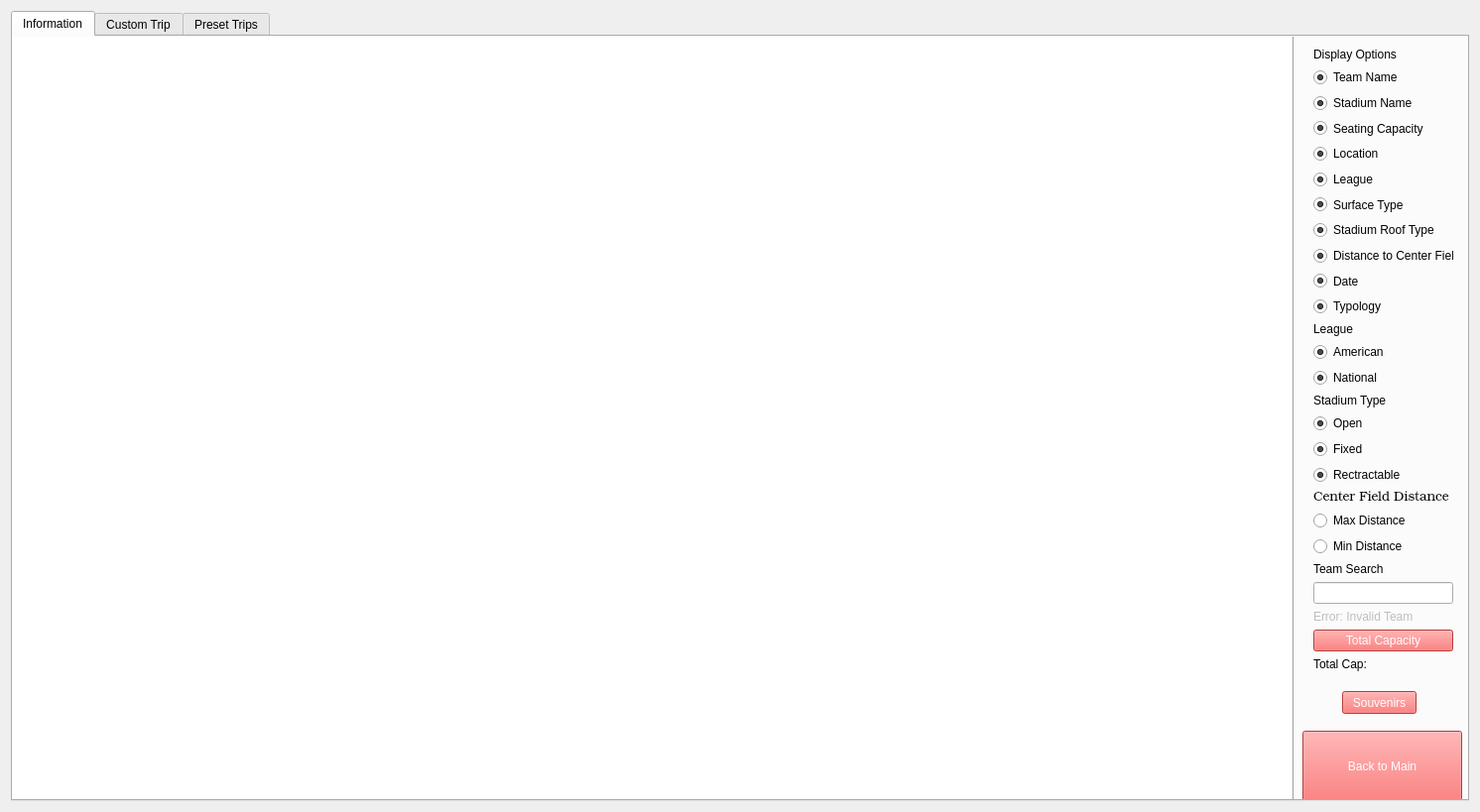
<?xml version="1.0" encoding="UTF-8"?>
<ui version="4.0">
 <class>MainWindow</class>
 <widget class="QMainWindow" name="MainWindow">
  <property name="geometry">
   <rect>
    <x>0</x>
    <y>0</y>
    <width>1492</width>
    <height>819</height>
   </rect>
  </property>
  <property name="windowTitle">
   <string>MainWindow</string>
  </property>
  <widget class="QWidget" name="centralWidget">
   <layout class="QGridLayout" name="gridLayout">
    <item row="0" column="0">
     <widget class="QTabWidget" name="tabWidget">
      <property name="styleSheet">
       <string notr="true">font: 25 8pt &quot;Bookman Old Style&quot;;</string>
      </property>
      <property name="currentIndex">
       <number>0</number>
      </property>
      <property name="documentMode">
       <bool>false</bool>
      </property>
      <property name="tabsClosable">
       <bool>false</bool>
      </property>
      <property name="movable">
       <bool>false</bool>
      </property>
      <property name="tabBarAutoHide">
       <bool>false</bool>
      </property>
      <widget class="QWidget" name="informationTab">
       <attribute name="title">
        <string>Information</string>
       </attribute>
       <widget class="QTableView" name="mainTableView">
        <property name="geometry">
         <rect>
          <x>0</x>
          <y>0</y>
          <width>1291</width>
          <height>771</height>
         </rect>
        </property>
        <property name="sizePolicy">
         <sizepolicy hsizetype="Expanding" vsizetype="Expanding">
          <horstretch>0</horstretch>
          <verstretch>0</verstretch>
         </sizepolicy>
        </property>
        <property name="autoFillBackground">
         <bool>true</bool>
        </property>
        <property name="frameShape">
         <enum>QFrame::Panel</enum>
        </property>
        <property name="frameShadow">
         <enum>QFrame::Raised</enum>
        </property>
        <property name="editTriggers">
         <set>QAbstractItemView::NoEditTriggers</set>
        </property>
        <property name="alternatingRowColors">
         <bool>true</bool>
        </property>
        <property name="sortingEnabled">
         <bool>true</bool>
        </property>
        <property name="cornerButtonEnabled">
         <bool>false</bool>
        </property>
        <attribute name="horizontalHeaderMinimumSectionSize">
         <number>125</number>
        </attribute>
        <attribute name="horizontalHeaderStretchLastSection">
         <bool>true</bool>
        </attribute>
        <attribute name="verticalHeaderMinimumSectionSize">
         <number>30</number>
        </attribute>
        <attribute name="verticalHeaderStretchLastSection">
         <bool>true</bool>
        </attribute>
       </widget>
       <widget class="QPushButton" name="pushButton_back">
        <property name="geometry">
         <rect>
          <x>1300</x>
          <y>700</y>
          <width>161</width>
          <height>71</height>
         </rect>
        </property>
        <property name="styleSheet">
         <string notr="true">color: rgb(255, 255, 255);
border-color: rgb(255, 255, 255);
background-color: rgb(250, 83, 83);</string>
        </property>
        <property name="text">
         <string>Back to Main</string>
        </property>
       </widget>
       <widget class="QWidget" name="layoutWidget">
        <property name="geometry">
         <rect>
          <x>1300</x>
          <y>0</y>
          <width>163</width>
          <height>651</height>
         </rect>
        </property>
        <layout class="QVBoxLayout" name="verticalLayout_7">
         <item>
          <layout class="QVBoxLayout" name="verticalLayout_4">
           <item>
            <widget class="QLabel" name="displayOptions">
             <property name="styleSheet">
              <string notr="true">font: 25 10pt &quot;Bookman Old Style&quot;;</string>
             </property>
             <property name="text">
              <string>Display Options</string>
             </property>
            </widget>
           </item>
           <item>
            <widget class="QRadioButton" name="rbTN">
             <property name="styleSheet">
              <string notr="true">font: 25 8pt &quot;Bookman Old Style&quot;;</string>
             </property>
             <property name="text">
              <string>Team Name</string>
             </property>
             <property name="checked">
              <bool>true</bool>
             </property>
             <property name="autoExclusive">
              <bool>false</bool>
             </property>
            </widget>
           </item>
           <item>
            <widget class="QRadioButton" name="rbSN">
             <property name="styleSheet">
              <string notr="true">font: 25 8pt &quot;Bookman Old Style&quot;;</string>
             </property>
             <property name="text">
              <string>Stadium Name</string>
             </property>
             <property name="checked">
              <bool>true</bool>
             </property>
             <property name="autoExclusive">
              <bool>false</bool>
             </property>
            </widget>
           </item>
           <item>
            <widget class="QRadioButton" name="rbSC">
             <property name="styleSheet">
              <string notr="true">font: 25 8pt &quot;Bookman Old Style&quot;;</string>
             </property>
             <property name="text">
              <string>Seating Capacity</string>
             </property>
             <property name="checked">
              <bool>true</bool>
             </property>
             <property name="autoExclusive">
              <bool>false</bool>
             </property>
            </widget>
           </item>
           <item>
            <widget class="QRadioButton" name="rbL">
             <property name="styleSheet">
              <string notr="true">font: 25 8pt &quot;Bookman Old Style&quot;;</string>
             </property>
             <property name="text">
              <string>Location</string>
             </property>
             <property name="checked">
              <bool>true</bool>
             </property>
             <property name="autoExclusive">
              <bool>false</bool>
             </property>
            </widget>
           </item>
           <item>
            <widget class="QRadioButton" name="rbC">
             <property name="styleSheet">
              <string notr="true">font: 25 8pt &quot;Bookman Old Style&quot;;</string>
             </property>
             <property name="text">
              <string>League</string>
             </property>
             <property name="checked">
              <bool>true</bool>
             </property>
             <property name="autoExclusive">
              <bool>false</bool>
             </property>
            </widget>
           </item>
           <item>
            <widget class="QRadioButton" name="rbST">
             <property name="styleSheet">
              <string notr="true">font: 25 8pt &quot;Bookman Old Style&quot;;</string>
             </property>
             <property name="text">
              <string>Surface Type</string>
             </property>
             <property name="checked">
              <bool>true</bool>
             </property>
             <property name="autoExclusive">
              <bool>false</bool>
             </property>
            </widget>
           </item>
           <item>
            <widget class="QRadioButton" name="rbSRT">
             <property name="styleSheet">
              <string notr="true">font: 25 8pt &quot;Bookman Old Style&quot;;</string>
             </property>
             <property name="text">
              <string>Stadium Roof Type</string>
             </property>
             <property name="checked">
              <bool>true</bool>
             </property>
             <property name="autoExclusive">
              <bool>false</bool>
             </property>
            </widget>
           </item>
           <item>
            <widget class="QRadioButton" name="rbSP">
             <property name="styleSheet">
              <string notr="true">font: 25 8pt &quot;Bookman Old Style&quot;;</string>
             </property>
             <property name="text">
              <string>Distance to Center Field</string>
             </property>
             <property name="checked">
              <bool>true</bool>
             </property>
             <property name="autoExclusive">
              <bool>false</bool>
             </property>
            </widget>
           </item>
           <item>
            <widget class="QRadioButton" name="rbDE">
             <property name="styleSheet">
              <string notr="true">font: 25 8pt &quot;Bookman Old Style&quot;;</string>
             </property>
             <property name="text">
              <string>Date</string>
             </property>
             <property name="checked">
              <bool>true</bool>
             </property>
             <property name="autoExclusive">
              <bool>false</bool>
             </property>
            </widget>
           </item>
           <item>
            <widget class="QRadioButton" name="rbTP">
             <property name="styleSheet">
              <string notr="true">font: 25 8pt &quot;Bookman Old Style&quot;;</string>
             </property>
             <property name="text">
              <string>Typology</string>
             </property>
             <property name="checked">
              <bool>true</bool>
             </property>
             <property name="autoExclusive">
              <bool>false</bool>
             </property>
            </widget>
           </item>
          </layout>
         </item>
         <item>
          <layout class="QVBoxLayout" name="verticalLayout_3">
           <item>
            <widget class="QLabel" name="conferences">
             <property name="styleSheet">
              <string notr="true">font: 63 10pt &quot;Bookman Old Style&quot;;</string>
             </property>
             <property name="text">
              <string>League</string>
             </property>
            </widget>
           </item>
           <item>
            <widget class="QRadioButton" name="rbAC">
             <property name="styleSheet">
              <string notr="true">font: 25 8pt &quot;Bookman Old Style&quot;;</string>
             </property>
             <property name="text">
              <string>American</string>
             </property>
             <property name="checked">
              <bool>true</bool>
             </property>
             <property name="autoExclusive">
              <bool>false</bool>
             </property>
            </widget>
           </item>
           <item>
            <widget class="QRadioButton" name="rbNC">
             <property name="styleSheet">
              <string notr="true">font: 25 8pt &quot;Bookman Old Style&quot;;</string>
             </property>
             <property name="text">
              <string>National</string>
             </property>
             <property name="checked">
              <bool>true</bool>
             </property>
             <property name="autoExclusive">
              <bool>false</bool>
             </property>
            </widget>
           </item>
          </layout>
         </item>
         <item>
          <layout class="QVBoxLayout" name="verticalLayout_2">
           <item>
            <widget class="QLabel" name="stadiumType">
             <property name="styleSheet">
              <string notr="true">font: 63 10pt &quot;Bookman Old Style&quot;;</string>
             </property>
             <property name="text">
              <string>Stadium Type</string>
             </property>
            </widget>
           </item>
           <item>
            <widget class="QRadioButton" name="rbO">
             <property name="styleSheet">
              <string notr="true">font: 25 8pt &quot;Bookman Old Style&quot;;</string>
             </property>
             <property name="text">
              <string>Open</string>
             </property>
             <property name="checked">
              <bool>true</bool>
             </property>
             <property name="autoExclusive">
              <bool>false</bool>
             </property>
            </widget>
           </item>
           <item>
            <widget class="QRadioButton" name="rbF">
             <property name="styleSheet">
              <string notr="true">font: 25 8pt &quot;Bookman Old Style&quot;;</string>
             </property>
             <property name="text">
              <string>Fixed</string>
             </property>
             <property name="checked">
              <bool>true</bool>
             </property>
             <property name="autoExclusive">
              <bool>false</bool>
             </property>
            </widget>
           </item>
           <item>
            <widget class="QRadioButton" name="rbR">
             <property name="styleSheet">
              <string notr="true">font: 25 8pt &quot;Bookman Old Style&quot;;</string>
             </property>
             <property name="text">
              <string>Rectractable</string>
             </property>
             <property name="checked">
              <bool>true</bool>
             </property>
             <property name="autoExclusive">
              <bool>false</bool>
             </property>
            </widget>
           </item>
          </layout>
         </item>
         <item>
          <layout class="QVBoxLayout" name="verticalLayout_6">
           <item>
            <layout class="QVBoxLayout" name="verticalLayout_8">
             <item>
              <widget class="QLabel" name="label_4">
               <property name="font">
                <font>
                 <family>Bookman Old Style</family>
                 <pointsize>10</pointsize>
                 <weight>3</weight>
                 <italic>false</italic>
                 <bold>false</bold>
                </font>
               </property>
               <property name="styleSheet">
                <string notr="true">font: 25 10pt &quot;Bookman Old Style&quot;;</string>
               </property>
               <property name="text">
                <string>Center Field Distance</string>
               </property>
              </widget>
             </item>
             <item>
              <widget class="QRadioButton" name="rbMax">
               <property name="text">
                <string>Max Distance</string>
               </property>
               <property name="checkable">
                <bool>true</bool>
               </property>
               <property name="checked">
                <bool>false</bool>
               </property>
              </widget>
             </item>
             <item>
              <widget class="QRadioButton" name="rbMin">
               <property name="text">
                <string>Min Distance</string>
               </property>
               <property name="checkable">
                <bool>true</bool>
               </property>
               <property name="checked">
                <bool>false</bool>
               </property>
              </widget>
             </item>
            </layout>
           </item>
           <item>
            <widget class="QLabel" name="teamSearch">
             <property name="styleSheet">
              <string notr="true">font: 63 10pt &quot;Bookman Old Style&quot;;</string>
             </property>
             <property name="text">
              <string>Team Search</string>
             </property>
            </widget>
           </item>
           <item>
            <widget class="QLineEdit" name="editTeamSearch"/>
           </item>
           <item>
            <widget class="QLabel" name="teamSearchError">
             <property name="enabled">
              <bool>false</bool>
             </property>
             <property name="styleSheet">
              <string notr="true">font: 25 8pt &quot;Bookman Old Style&quot;;</string>
             </property>
             <property name="text">
              <string>Error: Invalid Team</string>
             </property>
            </widget>
           </item>
          </layout>
         </item>
         <item>
          <layout class="QVBoxLayout" name="verticalLayout_5">
           <item>
            <widget class="QPushButton" name="totalCapacityButton">
             <property name="styleSheet">
              <string notr="true">color: rgb(255, 255, 255);
border-color: rgb(255, 255, 255);
background-color: rgb(250, 83, 83);</string>
             </property>
             <property name="text">
              <string>Total Capacity</string>
             </property>
            </widget>
           </item>
           <item>
            <widget class="QLabel" name="totalCapacityLabel">
             <property name="styleSheet">
              <string notr="true">font: 25 8pt &quot;Bookman Old Style&quot;;</string>
             </property>
             <property name="lineWidth">
              <number>5</number>
             </property>
             <property name="text">
              <string>Total Cap:</string>
             </property>
            </widget>
           </item>
          </layout>
         </item>
        </layout>
       </widget>
       <widget class="QPushButton" name="pushButton_viewitems_2">
        <property name="geometry">
         <rect>
          <x>1340</x>
          <y>660</y>
          <width>75</width>
          <height>23</height>
         </rect>
        </property>
        <property name="styleSheet">
         <string notr="true">color: rgb(255, 255, 255);
border-color: rgb(255, 255, 255);
background-color: rgb(250, 83, 83);</string>
        </property>
        <property name="text">
         <string>Souvenirs</string>
        </property>
       </widget>
      </widget>
      <widget class="QWidget" name="customTripsTab">
       <attribute name="title">
        <string>Custom Trip</string>
       </attribute>
       <widget class="QPushButton" name="customTripStartButton">
        <property name="geometry">
         <rect>
          <x>410</x>
          <y>70</y>
          <width>121</width>
          <height>41</height>
         </rect>
        </property>
        <property name="styleSheet">
         <string notr="true">color: rgb(255, 255, 255);
border-color: rgb(255, 255, 255);
background-color: rgb(250, 83, 83);</string>
        </property>
        <property name="text">
         <string>Start Custom Trip</string>
        </property>
       </widget>
       <widget class="QWidget" name="verticalLayoutWidget">
        <property name="geometry">
         <rect>
          <x>220</x>
          <y>50</y>
          <width>225</width>
          <height>641</height>
         </rect>
        </property>
        <layout class="QVBoxLayout" name="verticalLayout">
         <property name="spacing">
          <number>1</number>
         </property>
         <property name="sizeConstraint">
          <enum>QLayout::SetDefaultConstraint</enum>
         </property>
         <item>
          <widget class="QRadioButton" name="attPark">
           <property name="enabled">
            <bool>true</bool>
           </property>
           <property name="text">
            <string>AT&amp;T Park</string>
           </property>
           <property name="checked">
            <bool>false</bool>
           </property>
           <property name="autoExclusive">
            <bool>false</bool>
           </property>
          </widget>
         </item>
         <item>
          <widget class="QRadioButton" name="angelStadium">
           <property name="enabled">
            <bool>true</bool>
           </property>
           <property name="text">
            <string>Angel Stadium</string>
           </property>
           <property name="checked">
            <bool>false</bool>
           </property>
           <property name="autoExclusive">
            <bool>false</bool>
           </property>
          </widget>
         </item>
         <item>
          <widget class="QRadioButton" name="buschStadium">
           <property name="enabled">
            <bool>true</bool>
           </property>
           <property name="text">
            <string>Busch Stadium</string>
           </property>
           <property name="checked">
            <bool>false</bool>
           </property>
           <property name="autoExclusive">
            <bool>false</bool>
           </property>
          </widget>
         </item>
         <item>
          <widget class="QRadioButton" name="chaseField">
           <property name="enabled">
            <bool>true</bool>
           </property>
           <property name="text">
            <string>Chase Field</string>
           </property>
           <property name="checked">
            <bool>false</bool>
           </property>
           <property name="autoExclusive">
            <bool>false</bool>
           </property>
          </widget>
         </item>
         <item>
          <widget class="QRadioButton" name="citiField">
           <property name="enabled">
            <bool>true</bool>
           </property>
           <property name="text">
            <string>Citi Field</string>
           </property>
           <property name="checked">
            <bool>false</bool>
           </property>
           <property name="autoExclusive">
            <bool>false</bool>
           </property>
          </widget>
         </item>
         <item>
          <widget class="QRadioButton" name="citizensBankPark">
           <property name="enabled">
            <bool>true</bool>
           </property>
           <property name="text">
            <string>Citizens Bank Park</string>
           </property>
           <property name="checked">
            <bool>false</bool>
           </property>
           <property name="autoExclusive">
            <bool>false</bool>
           </property>
          </widget>
         </item>
         <item>
          <widget class="QRadioButton" name="comericaPark">
           <property name="enabled">
            <bool>true</bool>
           </property>
           <property name="text">
            <string>Comerica Park</string>
           </property>
           <property name="checked">
            <bool>false</bool>
           </property>
           <property name="autoExclusive">
            <bool>false</bool>
           </property>
          </widget>
         </item>
         <item>
          <widget class="QRadioButton" name="coorsField">
           <property name="enabled">
            <bool>true</bool>
           </property>
           <property name="text">
            <string>Coors Field</string>
           </property>
           <property name="checked">
            <bool>false</bool>
           </property>
           <property name="autoExclusive">
            <bool>false</bool>
           </property>
          </widget>
         </item>
         <item>
          <widget class="QRadioButton" name="dodgerStadium">
           <property name="enabled">
            <bool>true</bool>
           </property>
           <property name="text">
            <string>Dodger Stadium</string>
           </property>
           <property name="checked">
            <bool>false</bool>
           </property>
           <property name="autoExclusive">
            <bool>false</bool>
           </property>
          </widget>
         </item>
         <item>
          <widget class="QRadioButton" name="fenwayPark">
           <property name="enabled">
            <bool>true</bool>
           </property>
           <property name="text">
            <string>Fenway Park</string>
           </property>
           <property name="checked">
            <bool>false</bool>
           </property>
           <property name="autoExclusive">
            <bool>false</bool>
           </property>
          </widget>
         </item>
         <item>
          <widget class="QRadioButton" name="glodeLifePark">
           <property name="enabled">
            <bool>true</bool>
           </property>
           <property name="text">
            <string>Globe Life Park in Arlington</string>
           </property>
           <property name="checked">
            <bool>false</bool>
           </property>
           <property name="autoExclusive">
            <bool>false</bool>
           </property>
          </widget>
         </item>
         <item>
          <widget class="QRadioButton" name="greatAmericaBallPark">
           <property name="enabled">
            <bool>true</bool>
           </property>
           <property name="text">
            <string>Great America Ball Park</string>
           </property>
           <property name="checked">
            <bool>false</bool>
           </property>
           <property name="autoExclusive">
            <bool>false</bool>
           </property>
          </widget>
         </item>
         <item>
          <widget class="QRadioButton" name="guranteedRateField">
           <property name="enabled">
            <bool>true</bool>
           </property>
           <property name="text">
            <string>Guranteed Rate Field</string>
           </property>
           <property name="checked">
            <bool>false</bool>
           </property>
           <property name="autoExclusive">
            <bool>false</bool>
           </property>
          </widget>
         </item>
         <item>
          <widget class="QRadioButton" name="kauffmanStadium">
           <property name="enabled">
            <bool>true</bool>
           </property>
           <property name="text">
            <string>Kauffman Stadium</string>
           </property>
           <property name="checked">
            <bool>false</bool>
           </property>
           <property name="autoExclusive">
            <bool>false</bool>
           </property>
          </widget>
         </item>
         <item>
          <widget class="QRadioButton" name="lasVegasStadium">
           <property name="text">
            <string>Las Vegas Stadium</string>
           </property>
          </widget>
         </item>
         <item>
          <widget class="QRadioButton" name="marlinsPark">
           <property name="enabled">
            <bool>true</bool>
           </property>
           <property name="text">
            <string>Marlins Park</string>
           </property>
           <property name="checked">
            <bool>false</bool>
           </property>
           <property name="autoExclusive">
            <bool>false</bool>
           </property>
          </widget>
         </item>
         <item>
          <widget class="QRadioButton" name="millerPark">
           <property name="enabled">
            <bool>true</bool>
           </property>
           <property name="text">
            <string>Miller Park</string>
           </property>
           <property name="checked">
            <bool>false</bool>
           </property>
           <property name="autoExclusive">
            <bool>false</bool>
           </property>
          </widget>
         </item>
         <item>
          <widget class="QRadioButton" name="minuteMaidPark">
           <property name="enabled">
            <bool>true</bool>
           </property>
           <property name="text">
            <string>Minute Maid Park</string>
           </property>
           <property name="checked">
            <bool>false</bool>
           </property>
           <property name="autoExclusive">
            <bool>false</bool>
           </property>
          </widget>
         </item>
         <item>
          <widget class="QRadioButton" name="nationalsPark">
           <property name="enabled">
            <bool>true</bool>
           </property>
           <property name="text">
            <string>Nationals Park</string>
           </property>
           <property name="checked">
            <bool>false</bool>
           </property>
           <property name="autoExclusive">
            <bool>false</bool>
           </property>
          </widget>
         </item>
         <item>
          <widget class="QRadioButton" name="oaklandAlamedaCountyColiseum">
           <property name="enabled">
            <bool>true</bool>
           </property>
           <property name="text">
            <string>Oakland-Alameda County Coliseum </string>
           </property>
           <property name="checked">
            <bool>false</bool>
           </property>
           <property name="autoExclusive">
            <bool>false</bool>
           </property>
          </widget>
         </item>
         <item>
          <widget class="QRadioButton" name="oriolePark">
           <property name="enabled">
            <bool>true</bool>
           </property>
           <property name="text">
            <string>Oriole Park at Camden Yards</string>
           </property>
           <property name="checked">
            <bool>false</bool>
           </property>
           <property name="autoExclusive">
            <bool>false</bool>
           </property>
          </widget>
         </item>
         <item>
          <widget class="QRadioButton" name="pncPark">
           <property name="enabled">
            <bool>true</bool>
           </property>
           <property name="text">
            <string>PNC Park</string>
           </property>
           <property name="checked">
            <bool>false</bool>
           </property>
           <property name="autoExclusive">
            <bool>false</bool>
           </property>
          </widget>
         </item>
         <item>
          <widget class="QRadioButton" name="petcoPark">
           <property name="enabled">
            <bool>true</bool>
           </property>
           <property name="text">
            <string>Petco Park</string>
           </property>
           <property name="checked">
            <bool>false</bool>
           </property>
           <property name="autoExclusive">
            <bool>false</bool>
           </property>
          </widget>
         </item>
         <item>
          <widget class="QRadioButton" name="progressiveField">
           <property name="enabled">
            <bool>true</bool>
           </property>
           <property name="text">
            <string>Progressive Field</string>
           </property>
           <property name="checked">
            <bool>false</bool>
           </property>
           <property name="autoExclusive">
            <bool>false</bool>
           </property>
          </widget>
         </item>
         <item>
          <widget class="QRadioButton" name="rogersCentre">
           <property name="enabled">
            <bool>true</bool>
           </property>
           <property name="text">
            <string>Rogers Centre</string>
           </property>
           <property name="checked">
            <bool>false</bool>
           </property>
           <property name="autoExclusive">
            <bool>false</bool>
           </property>
          </widget>
         </item>
         <item>
          <widget class="QRadioButton" name="safecoField">
           <property name="enabled">
            <bool>true</bool>
           </property>
           <property name="text">
            <string>Safeco Field</string>
           </property>
           <property name="checked">
            <bool>false</bool>
           </property>
           <property name="autoExclusive">
            <bool>false</bool>
           </property>
          </widget>
         </item>
         <item>
          <widget class="QRadioButton" name="sunTrustPark">
           <property name="enabled">
            <bool>true</bool>
           </property>
           <property name="text">
            <string>SunTrust Park</string>
           </property>
           <property name="checked">
            <bool>false</bool>
           </property>
           <property name="autoExclusive">
            <bool>false</bool>
           </property>
          </widget>
         </item>
         <item>
          <widget class="QRadioButton" name="targetField">
           <property name="enabled">
            <bool>true</bool>
           </property>
           <property name="text">
            <string>Target Field</string>
           </property>
           <property name="checked">
            <bool>false</bool>
           </property>
           <property name="autoExclusive">
            <bool>false</bool>
           </property>
          </widget>
         </item>
         <item>
          <widget class="QRadioButton" name="tropicanaField">
           <property name="enabled">
            <bool>true</bool>
           </property>
           <property name="text">
            <string>Tropicana Field</string>
           </property>
           <property name="checked">
            <bool>false</bool>
           </property>
           <property name="autoExclusive">
            <bool>false</bool>
           </property>
          </widget>
         </item>
         <item>
          <widget class="QRadioButton" name="wrigleyField">
           <property name="enabled">
            <bool>true</bool>
           </property>
           <property name="text">
            <string>Wrigley Field</string>
           </property>
           <property name="checked">
            <bool>false</bool>
           </property>
           <property name="autoExclusive">
            <bool>false</bool>
           </property>
          </widget>
         </item>
         <item>
          <widget class="QRadioButton" name="yankeeSadium">
           <property name="enabled">
            <bool>true</bool>
           </property>
           <property name="text">
            <string>Yankee Stadium</string>
           </property>
           <property name="checked">
            <bool>false</bool>
           </property>
           <property name="autoExclusive">
            <bool>false</bool>
           </property>
          </widget>
         </item>
        </layout>
       </widget>
       <widget class="QTableView" name="customTripTableView">
        <property name="geometry">
         <rect>
          <x>0</x>
          <y>50</y>
          <width>211</width>
          <height>641</height>
         </rect>
        </property>
        <property name="editTriggers">
         <set>QAbstractItemView::NoEditTriggers</set>
        </property>
        <property name="alternatingRowColors">
         <bool>true</bool>
        </property>
        <property name="sortingEnabled">
         <bool>false</bool>
        </property>
       </widget>
       <widget class="QLabel" name="customTripDistance">
        <property name="geometry">
         <rect>
          <x>10</x>
          <y>30</y>
          <width>181</width>
          <height>16</height>
         </rect>
        </property>
        <property name="text">
         <string>Total Trip Distance:</string>
        </property>
       </widget>
       <widget class="QLabel" name="label">
        <property name="geometry">
         <rect>
          <x>560</x>
          <y>50</y>
          <width>301</width>
          <height>20</height>
         </rect>
        </property>
        <property name="text">
         <string>Select Starting Stadium To Visit All Other Stadiums:</string>
        </property>
       </widget>
       <widget class="QComboBox" name="completeTripComboBox">
        <property name="geometry">
         <rect>
          <x>630</x>
          <y>70</y>
          <width>201</width>
          <height>22</height>
         </rect>
        </property>
        <property name="styleSheet">
         <string notr="true">color: rgb(255, 255, 255);
border-color: rgb(255, 255, 255);
background-color: rgb(250, 83, 83);</string>
        </property>
       </widget>
       <widget class="QLabel" name="completeTripDistance">
        <property name="geometry">
         <rect>
          <x>870</x>
          <y>30</y>
          <width>171</width>
          <height>16</height>
         </rect>
        </property>
        <property name="text">
         <string>Total Trip Distance:</string>
        </property>
        <property name="wordWrap">
         <bool>true</bool>
        </property>
       </widget>
       <widget class="QPushButton" name="completeTripButton">
        <property name="geometry">
         <rect>
          <x>670</x>
          <y>100</y>
          <width>121</width>
          <height>41</height>
         </rect>
        </property>
        <property name="styleSheet">
         <string notr="true">color: rgb(255, 255, 255);
border-color: rgb(255, 255, 255);
background-color: rgb(250, 83, 83);</string>
        </property>
        <property name="text">
         <string>Start Complete Trip</string>
        </property>
       </widget>
       <widget class="QLabel" name="customTripLabel">
        <property name="geometry">
         <rect>
          <x>400</x>
          <y>50</y>
          <width>151</width>
          <height>16</height>
         </rect>
        </property>
        <property name="text">
         <string>Select Stadiums To Visit:</string>
        </property>
       </widget>
       <widget class="QTableView" name="completeTripTableView">
        <property name="geometry">
         <rect>
          <x>860</x>
          <y>50</y>
          <width>211</width>
          <height>641</height>
         </rect>
        </property>
        <property name="editTriggers">
         <set>QAbstractItemView::NoEditTriggers</set>
        </property>
        <property name="alternatingRowColors">
         <bool>true</bool>
        </property>
        <property name="sortingEnabled">
         <bool>false</bool>
        </property>
       </widget>
       <widget class="QPushButton" name="pushButton">
        <property name="geometry">
         <rect>
          <x>420</x>
          <y>120</y>
          <width>101</width>
          <height>23</height>
         </rect>
        </property>
        <property name="styleSheet">
         <string notr="true">color: rgb(255, 255, 255);
border-color: rgb(255, 255, 255);
background-color: rgb(250, 83, 83);</string>
        </property>
        <property name="text">
         <string>Purchase Items</string>
        </property>
       </widget>
       <widget class="QPushButton" name="pushButton_back_3">
        <property name="geometry">
         <rect>
          <x>1300</x>
          <y>700</y>
          <width>161</width>
          <height>71</height>
         </rect>
        </property>
        <property name="styleSheet">
         <string notr="true">color: rgb(255, 255, 255);
border-color: rgb(255, 255, 255);
background-color: rgb(250, 83, 83);</string>
        </property>
        <property name="text">
         <string>Back to Main</string>
        </property>
       </widget>
       <widget class="QPushButton" name="pushButton_viewitems">
        <property name="geometry">
         <rect>
          <x>580</x>
          <y>590</y>
          <width>75</width>
          <height>23</height>
         </rect>
        </property>
        <property name="styleSheet">
         <string notr="true">color: rgb(255, 255, 255);
border-color: rgb(255, 255, 255);
background-color: rgb(250, 83, 83);</string>
        </property>
        <property name="text">
         <string>Souvenirs</string>
        </property>
       </widget>
       <widget class="QPushButton" name="pushButton_2">
        <property name="geometry">
         <rect>
          <x>680</x>
          <y>150</y>
          <width>101</width>
          <height>23</height>
         </rect>
        </property>
        <property name="styleSheet">
         <string notr="true">color: rgb(255, 255, 255);
border-color: rgb(255, 255, 255);
background-color: rgb(250, 83, 83);</string>
        </property>
        <property name="text">
         <string>Purchase Items</string>
        </property>
       </widget>
       <zorder>completeTripButton</zorder>
       <zorder>customTripStartButton</zorder>
       <zorder>verticalLayoutWidget</zorder>
       <zorder>customTripTableView</zorder>
       <zorder>customTripDistance</zorder>
       <zorder>label</zorder>
       <zorder>completeTripComboBox</zorder>
       <zorder>completeTripDistance</zorder>
       <zorder>customTripLabel</zorder>
       <zorder>completeTripTableView</zorder>
       <zorder>pushButton</zorder>
       <zorder>pushButton_back_3</zorder>
       <zorder>pushButton_viewitems</zorder>
       <zorder>pushButton_2</zorder>
      </widget>
      <widget class="QWidget" name="presetTripsTab">
       <property name="sizePolicy">
        <sizepolicy hsizetype="Preferred" vsizetype="Preferred">
         <horstretch>0</horstretch>
         <verstretch>0</verstretch>
        </sizepolicy>
       </property>
       <attribute name="title">
        <string>Preset Trips</string>
       </attribute>
       <widget class="QListWidget" name="listWidget_trips">
        <property name="geometry">
         <rect>
          <x>290</x>
          <y>30</y>
          <width>261</width>
          <height>281</height>
         </rect>
        </property>
        <property name="alternatingRowColors">
         <bool>true</bool>
        </property>
       </widget>
       <widget class="QLabel" name="label_dist">
        <property name="geometry">
         <rect>
          <x>250</x>
          <y>320</y>
          <width>281</width>
          <height>51</height>
         </rect>
        </property>
        <property name="styleSheet">
         <string notr="true">font: 63 14pt &quot;Bookman Old Style&quot;;</string>
        </property>
        <property name="text">
         <string/>
        </property>
        <property name="wordWrap">
         <bool>true</bool>
        </property>
       </widget>
       <widget class="QWidget" name="layoutWidget">
        <property name="geometry">
         <rect>
          <x>10</x>
          <y>30</y>
          <width>281</width>
          <height>141</height>
         </rect>
        </property>
        <layout class="QFormLayout" name="formLayout">
         <item row="0" column="0">
          <widget class="QPushButton" name="dfsButton">
           <property name="styleSheet">
            <string notr="true">color: rgb(255, 255, 255);
border-color: rgb(255, 255, 255);
background-color: rgb(250, 83, 83);</string>
           </property>
           <property name="text">
            <string>DFS</string>
           </property>
          </widget>
         </item>
         <item row="0" column="1">
          <widget class="QLabel" name="dfsLabel">
           <property name="text">
            <string/>
           </property>
          </widget>
         </item>
         <item row="1" column="0">
          <widget class="QPushButton" name="bfsButton">
           <property name="styleSheet">
            <string notr="true">color: rgb(255, 255, 255);
border-color: rgb(255, 255, 255);
background-color: rgb(250, 83, 83);</string>
           </property>
           <property name="text">
            <string>BFS</string>
           </property>
          </widget>
         </item>
         <item row="1" column="1">
          <widget class="QLabel" name="bfsLabel">
           <property name="text">
            <string/>
           </property>
          </widget>
         </item>
         <item row="2" column="0">
          <widget class="QPushButton" name="mstButton">
           <property name="styleSheet">
            <string notr="true">color: rgb(255, 255, 255);
border-color: rgb(255, 255, 255);
background-color: rgb(250, 83, 83);</string>
           </property>
           <property name="text">
            <string>MST</string>
           </property>
          </widget>
         </item>
         <item row="2" column="1">
          <widget class="QLabel" name="mstLabel">
           <property name="text">
            <string/>
           </property>
          </widget>
         </item>
         <item row="3" column="0">
          <widget class="QPushButton" name="dijkstraButton">
           <property name="styleSheet">
            <string notr="true">color: rgb(255, 255, 255);
border-color: rgb(255, 255, 255);
background-color: rgb(250, 83, 83);</string>
           </property>
           <property name="text">
            <string>Dijkstra</string>
           </property>
          </widget>
         </item>
         <item row="3" column="1">
          <widget class="QLabel" name="dijkstraLabel">
           <property name="text">
            <string/>
           </property>
          </widget>
         </item>
        </layout>
       </widget>
       <widget class="QLabel" name="label_2">
        <property name="geometry">
         <rect>
          <x>390</x>
          <y>10</y>
          <width>71</width>
          <height>16</height>
         </rect>
        </property>
        <property name="text">
         <string>Trip Path</string>
        </property>
       </widget>
       <widget class="QPushButton" name="pushButton_back_2">
        <property name="geometry">
         <rect>
          <x>1300</x>
          <y>700</y>
          <width>161</width>
          <height>71</height>
         </rect>
        </property>
        <property name="styleSheet">
         <string notr="true">color: rgb(255, 255, 255);
border-color: rgb(255, 255, 255);
background-color: rgb(250, 83, 83);</string>
        </property>
        <property name="text">
         <string>Back to Main</string>
        </property>
       </widget>
       <widget class="QLabel" name="label_3">
        <property name="geometry">
         <rect>
          <x>560</x>
          <y>-10</y>
          <width>911</width>
          <height>711</height>
         </rect>
        </property>
        <property name="text">
         <string/>
        </property>
        <property name="pixmap">
         <pixmap resource="resources.qrc">:/images/unknown.png</pixmap>
        </property>
        <property name="scaledContents">
         <bool>true</bool>
        </property>
        <property name="wordWrap">
         <bool>false</bool>
        </property>
       </widget>
      </widget>
     </widget>
    </item>
   </layout>
  </widget>
 </widget>
 <layoutdefault spacing="6" margin="11"/>
 <resources>
  <include location="resources.qrc"/>
 </resources>
 <connections/>
</ui>
